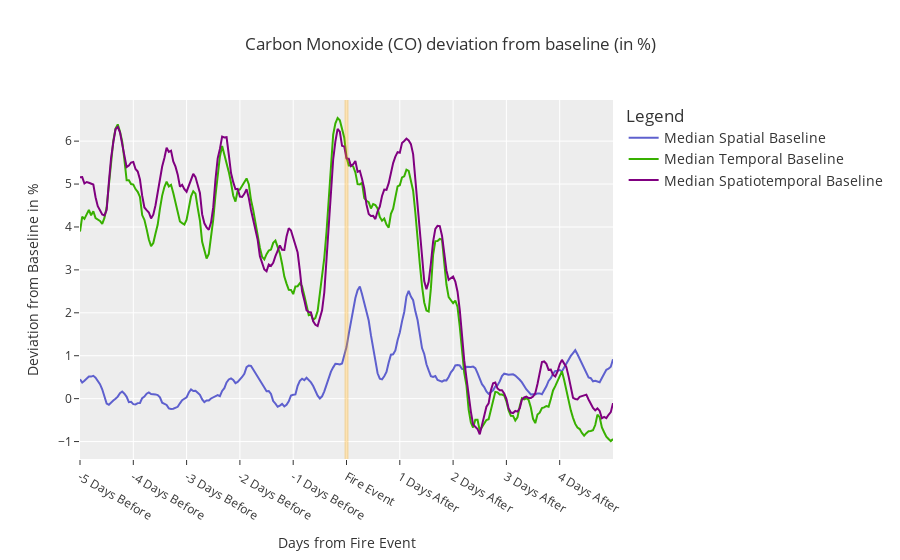
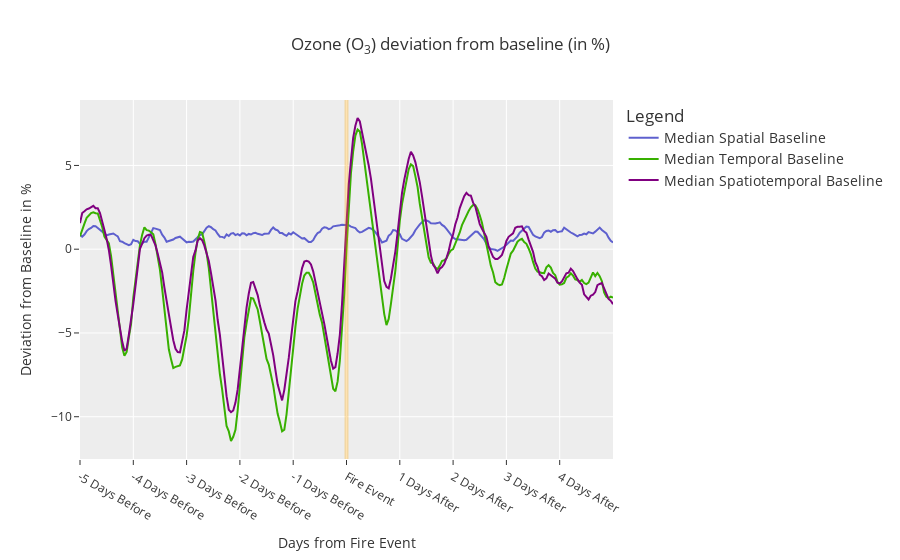
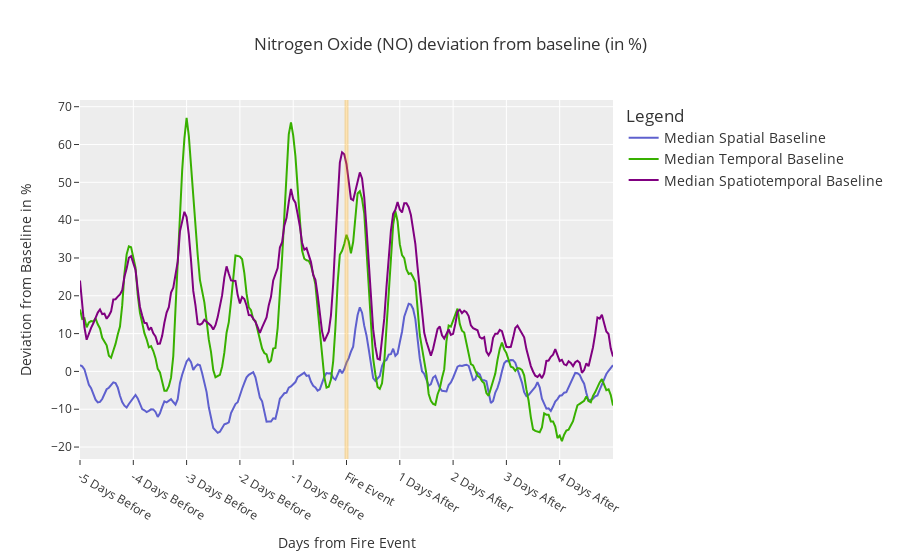
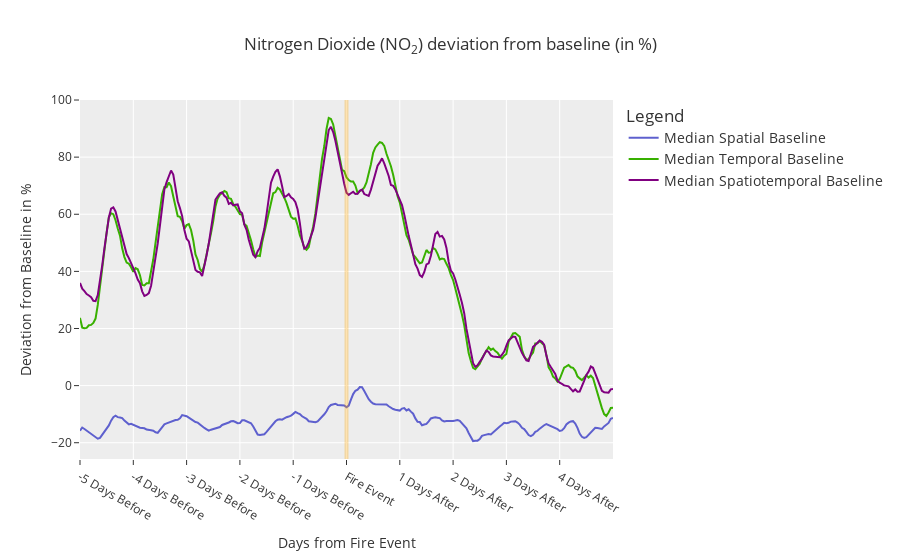

Notebook code cell kept with these figures, in order:
### Code cell
TEMPLATE = pio.templates["ggplot2"]

for pol in POLLUTANTS_TO_ANALYSE: #
    
    df_spatial = pollutant_difference_percent_pol_sp[pol]
    
    pol_df_sp, mean_df_sp, std_dev_df_sp = get_baseline_stats(df_spatial)
    
    df_temporal = pollutant_difference_percent_pol_tp[pol]
    
    pol_df_tp, mean_df_tp, std_dev_df_tp = get_baseline_stats(df_temporal)
    
    df_spatiotemporal = pollutant_difference_percent_pol_sptp[pol]
    
    pol_df_sptp, mean_df_sptp, std_dev_df_sptp = get_baseline_stats(df_spatiotemporal)

    fig = go.Figure()
    
    cols = [int(float(col)) for col in pol_df_temporal.columns] # get the value range for the x axis, 

    fig.add_trace(go.Scatter(
        x=cols,
        y=pol_df_sp.loc[0.5].rolling(6, min_periods=1).mean(),
        mode='lines',
        line_color='#5e60ce',
        name='Median Spatial Baseline'
    ))
    
    fig.add_trace(go.Scatter(
        x=cols,
        y=pol_df_tp.loc[0.5].rolling(6, min_periods=1).mean(),  # .rolling() add rolling window
        mode='lines',
        line_color='#38b000',
        name='Median Temporal Baseline'
    ))
    
    fig.add_trace(go.Scatter(
        x=cols,
        y=pol_df_sptp.loc[0.5].rolling(6, min_periods=1).mean(),
        mode='lines',
        line_color='purple',
        name='Median Spatiotemporal Baseline'
    ))
        
    fig.update_layout(
                title=f'{POLLUTANTS[pol]["FULL_NAME"]} ({POLLUTANTS[pol]["FORMULA_HTML"]}) deviation from baseline (in %)',
                xaxis_title="Days from Fire Event",
                yaxis_title="Deviation from Baseline in %",
                legend_title="Legend",
                )# Add shapes
    
    fig.update_layout(
                legend = {'font_size': 14},
                template=TEMPLATE,
                xaxis = dict(
                    tickmode = 'array',
                    tick0 = df_spatial.reset_index()['hours_from_fe'][0],
                    dtick = 24))
    
    fig.add_vline(x=0, line_width=4, line_color="orange")
    
    fig.update_xaxes(
        ticktext = [
            f'{int(x/24)} Days Before' if x < 0 else f'{int(x/24)} Days After'.replace("0 Days After", "Fire Event") for x in list(
                range(
                    int(float(list(df_spatial.columns)[0])),
                    int(float(list(df_spatial.columns)[-1])),
                    24
                )
            )
        ],
        tickvals=[str(x) for x in list(
            range(
                    int(float(list(df_spatial.columns)[0])),
                    int(float(list(df_spatial.columns)[-1])),
                    24
                )
        )]
    )
    
    fig.show()

### Figure 1 — Plotly figure (JSON) as saved in the notebook; plotly's stock layout.template omitted (floating-point values rounded to 4 significant figures; data arrays with more than 128 entries replaced by an {"elided": "..."} marker saying what was removed)
{"data": [{"line": {"color": "#5e60ce"}, "mode": "lines", "name": "Median Spatial Baseline", "type": "scatter", "x": {"elided": "241 int values"}, "y": {"elided": "241 float values"}}, {"line": {"color": "#38b000"}, "mode": "lines", "name": "Median Temporal Baseline", "type": "scatter", "x": {"elided": "241 int values"}, "y": {"elided": "241 float values"}}, {"line": {"color": "purple"}, "mode": "lines", "name": "Median Spatiotemporal Baseline", "type": "scatter", "x": {"elided": "241 int values"}, "y": {"elided": "241 float values"}}], "layout": {"legend": {"font": {"size": 14}, "title": {"text": "Legend"}}, "shapes": [{"line": {"color": "orange", "width": 4}, "type": "line", "x0": 0, "x1": 0, "xref": "x", "y0": 0, "y1": 1, "yref": "y domain"}], "title": {"text": "Carbon Monoxide (CO) deviation from baseline (in %)"}, "xaxis": {"dtick": 24, "tick0": 72, "tickmode": "array", "ticktext": ["-5 Days Before", "-4 Days Before", "-3 Days Before", "-2 Days Before", "-1 Days Before", "Fire Event", "1 Days After", "2 Days After", "3 Days After", "4 Days After"], "tickvals": ["-120", "-96", "-72", "-48", "-24", "0", "24", "48", "72", "96"], "title": {"text": "Days from Fire Event"}}, "yaxis": {"title": {"text": "Deviation from Baseline in %"}}}}

### Figure 2 — Plotly figure (JSON) as saved in the notebook; plotly's stock layout.template omitted (floating-point values rounded to 4 significant figures; data arrays with more than 128 entries replaced by an {"elided": "..."} marker saying what was removed)
{"data": [{"line": {"color": "#5e60ce"}, "mode": "lines", "name": "Median Spatial Baseline", "type": "scatter", "x": {"elided": "241 int values"}, "y": {"elided": "241 float values"}}, {"line": {"color": "#38b000"}, "mode": "lines", "name": "Median Temporal Baseline", "type": "scatter", "x": {"elided": "241 int values"}, "y": {"elided": "241 float values"}}, {"line": {"color": "purple"}, "mode": "lines", "name": "Median Spatiotemporal Baseline", "type": "scatter", "x": {"elided": "241 int values"}, "y": {"elided": "241 float values"}}], "layout": {"legend": {"font": {"size": 14}, "title": {"text": "Legend"}}, "shapes": [{"line": {"color": "orange", "width": 4}, "type": "line", "x0": 0, "x1": 0, "xref": "x", "y0": 0, "y1": 1, "yref": "y domain"}], "title": {"text": "Ozone (O<sub>3</sub>) deviation from baseline (in %)"}, "xaxis": {"dtick": 24, "tick0": 0, "tickmode": "array", "ticktext": ["-5 Days Before", "-4 Days Before", "-3 Days Before", "-2 Days Before", "-1 Days Before", "Fire Event", "1 Days After", "2 Days After", "3 Days After", "4 Days After"], "tickvals": ["-120", "-96", "-72", "-48", "-24", "0", "24", "48", "72", "96"], "title": {"text": "Days from Fire Event"}}, "yaxis": {"title": {"text": "Deviation from Baseline in %"}}}}

### Figure 3 — Plotly figure (JSON) as saved in the notebook; plotly's stock layout.template omitted (floating-point values rounded to 4 significant figures; data arrays with more than 128 entries replaced by an {"elided": "..."} marker saying what was removed)
{"data": [{"line": {"color": "#5e60ce"}, "mode": "lines", "name": "Median Spatial Baseline", "type": "scatter", "x": {"elided": "241 int values"}, "y": {"elided": "241 float values"}}, {"line": {"color": "#38b000"}, "mode": "lines", "name": "Median Temporal Baseline", "type": "scatter", "x": {"elided": "241 int values"}, "y": {"elided": "241 float values"}}, {"line": {"color": "purple"}, "mode": "lines", "name": "Median Spatiotemporal Baseline", "type": "scatter", "x": {"elided": "241 int values"}, "y": {"elided": "241 float values"}}], "layout": {"legend": {"font": {"size": 14}, "title": {"text": "Legend"}}, "shapes": [{"line": {"color": "orange", "width": 4}, "type": "line", "x0": 0, "x1": 0, "xref": "x", "y0": 0, "y1": 1, "yref": "y domain"}], "title": {"text": "Nitrogen Oxide (NO) deviation from baseline (in %)"}, "xaxis": {"dtick": 24, "tick0": 157, "tickmode": "array", "ticktext": ["-5 Days Before", "-4 Days Before", "-3 Days Before", "-2 Days Before", "-1 Days Before", "Fire Event", "1 Days After", "2 Days After", "3 Days After", "4 Days After"], "tickvals": ["-120", "-96", "-72", "-48", "-24", "0", "24", "48", "72", "96"], "title": {"text": "Days from Fire Event"}}, "yaxis": {"title": {"text": "Deviation from Baseline in %"}}}}

### Figure 4 — Plotly figure (JSON) as saved in the notebook; plotly's stock layout.template omitted (floating-point values rounded to 4 significant figures; data arrays with more than 128 entries replaced by an {"elided": "..."} marker saying what was removed)
{"data": [{"line": {"color": "#5e60ce"}, "mode": "lines", "name": "Median Spatial Baseline", "type": "scatter", "x": {"elided": "241 int values"}, "y": {"elided": "241 float values"}}, {"line": {"color": "#38b000"}, "mode": "lines", "name": "Median Temporal Baseline", "type": "scatter", "x": {"elided": "241 int values"}, "y": {"elided": "241 float values"}}, {"line": {"color": "purple"}, "mode": "lines", "name": "Median Spatiotemporal Baseline", "type": "scatter", "x": {"elided": "241 int values"}, "y": {"elided": "241 float values"}}], "layout": {"legend": {"font": {"size": 14}, "title": {"text": "Legend"}}, "shapes": [{"line": {"color": "orange", "width": 4}, "type": "line", "x0": 0, "x1": 0, "xref": "x", "y0": 0, "y1": 1, "yref": "y domain"}], "title": {"text": "Nitrogen Dioxide (NO<sub>2</sub>) deviation from baseline (in %)"}, "xaxis": {"dtick": 24, "tick0": 0, "tickmode": "array", "ticktext": ["-5 Days Before", "-4 Days Before", "-3 Days Before", "-2 Days Before", "-1 Days Before", "Fire Event", "1 Days After", "2 Days After", "3 Days After", "4 Days After"], "tickvals": ["-120", "-96", "-72", "-48", "-24", "0", "24", "48", "72", "96"], "title": {"text": "Days from Fire Event"}}, "yaxis": {"title": {"text": "Deviation from Baseline in %"}}}}
